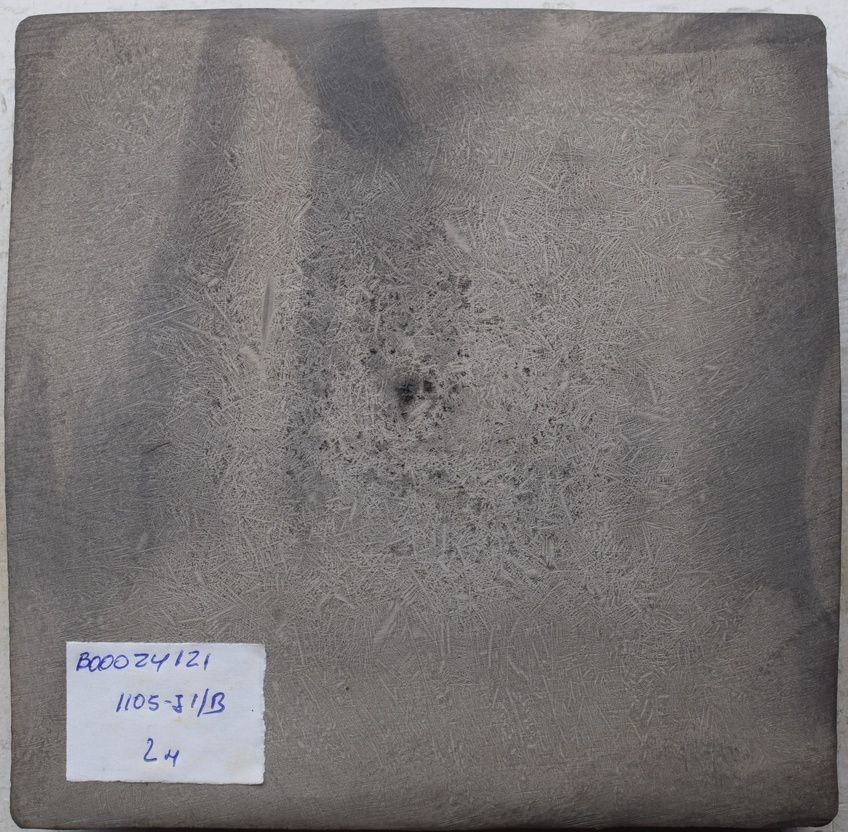
#> input picture imagenes_ultimos_reportess/lect1_1.JPG, 848 x 832 px, shrunk from 3112 x 3052 before the run; its folder holds only this picture in this run
$ python -i detector.py   (imports and definitions only)
#> lines starting #> are read from the running program, lines starting #| are printed output that depends on the picture; after the words box and inside, x2 and y2 are one past the last pixel; in counts of white or black regions, pixels touching at a corner belong together
#> further down, picture is the input picture: shape (832, 848, 3); mean B, G, R 116.5, 116.8, 120.1
### utils/utils.py
import cv2
import numpy as np

def order_points(pts):
    """
    Ordena los puntos [top-left, top-right, bottom-right, bottom-left]

    Args:
        pts: Array de puntos (4 puntos)

    Returns:
        rect: Puntos ordenados
    """
    # Inicializar rect ordenado
    rect = np.zeros((4, 2), dtype="float32")

    # La suma de coordenadas es mínima en top-left y máxima en bottom-right
    s = pts.sum(axis=1)
    rect[0] = pts[np.argmin(s)]
    rect[2] = pts[np.argmax(s)]

    # La diferencia es mínima en top-right y máxima en bottom-left
    diff = np.diff(pts, axis=1)
    rect[1] = pts[np.argmin(diff)]
    rect[3] = pts[np.argmax(diff)]

    # Retornar esquinas ordenadas
    return rect.astype(int)

# [226 lines left out: functions interpolate_point, interpolate_quadrilateral, get_mask_center, draw_arrow, find_extreme_points, safe_write_file and 1 more, not called in this run]

### common/detector.py
import cv2
import numpy as np
from utils.utils import order_points

def detect_palanquilla(image):
    """
    Detecta los vértices de la palanquilla en la imagen

    Args:
        image: Imagen de entrada (BGR)

    Returns:
        corners: Lista de esquinas [top-left, top-right, bottom-right, bottom-left]
        success: True si se detectó correctamente, False en caso contrario
        mask: Máscara de segmentación de la palanquilla
    """
    try:
        # Hacer una copia de la imagen
        img_copy = image.copy()

        # Convertir a escala de grises
        gray = cv2.cvtColor(img_copy, cv2.COLOR_BGR2GRAY)

        # Aplicar umbral para destacar la palanquilla del fondo
        # Podemos usar umbral adaptativo para manejar variaciones en iluminación
        thresh = cv2.adaptiveThreshold(gray, 255, cv2.ADAPTIVE_THRESH_GAUSSIAN_C,
                                      cv2.THRESH_BINARY_INV, 11, 2)
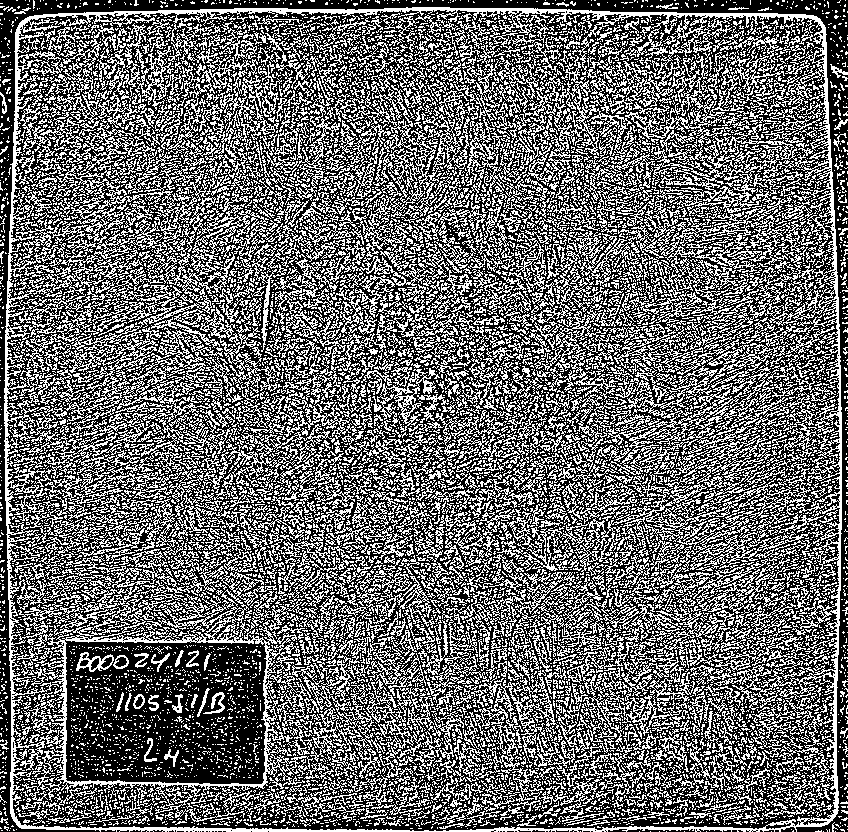
#> thresh: shape (832, 848); 40.8% white in thin lines or dots

        # También podemos probar con el método de Otsu que es bueno para imágenes bimodales
        _, thresh_otsu = cv2.threshold(gray, 0, 255, cv2.THRESH_BINARY_INV + cv2.THRESH_OTSU)
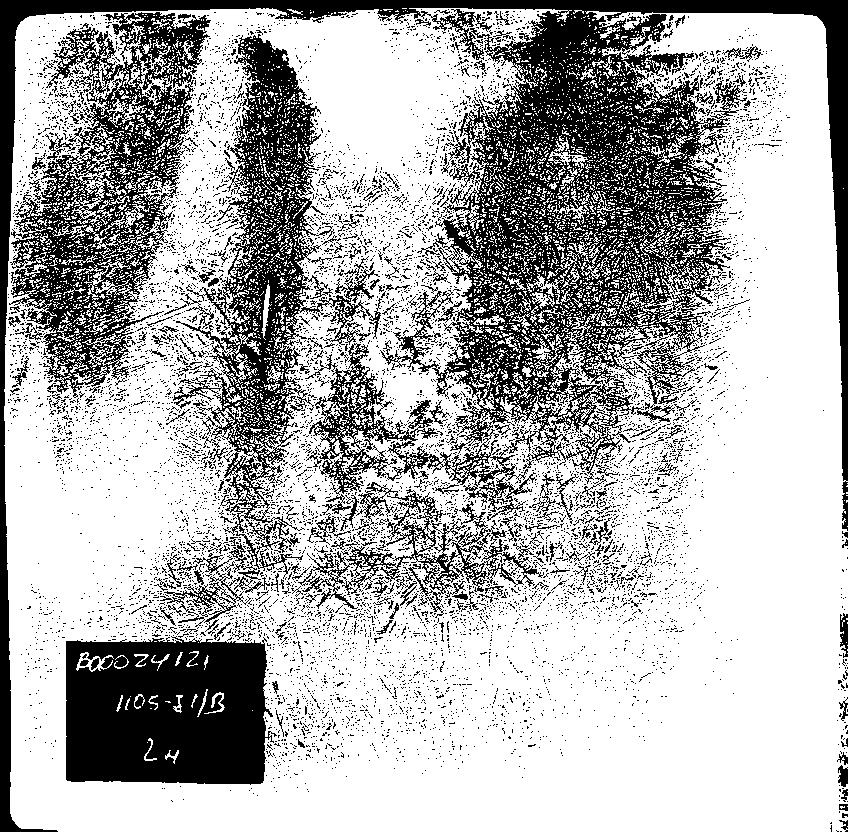
#> thresh_otsu: shape (832, 848); 69% white; 8818 black regions (8557 under 20 px), largest, box (x1, y1, x2, y2) and area: (0, 0, 848, 832) 97406, (9, 12, 211, 398) 27287, (66, 636, 277, 785) 26867

        # Combinar ambos métodos para mayor robustez
        thresh_combined = cv2.bitwise_or(thresh, thresh_otsu)
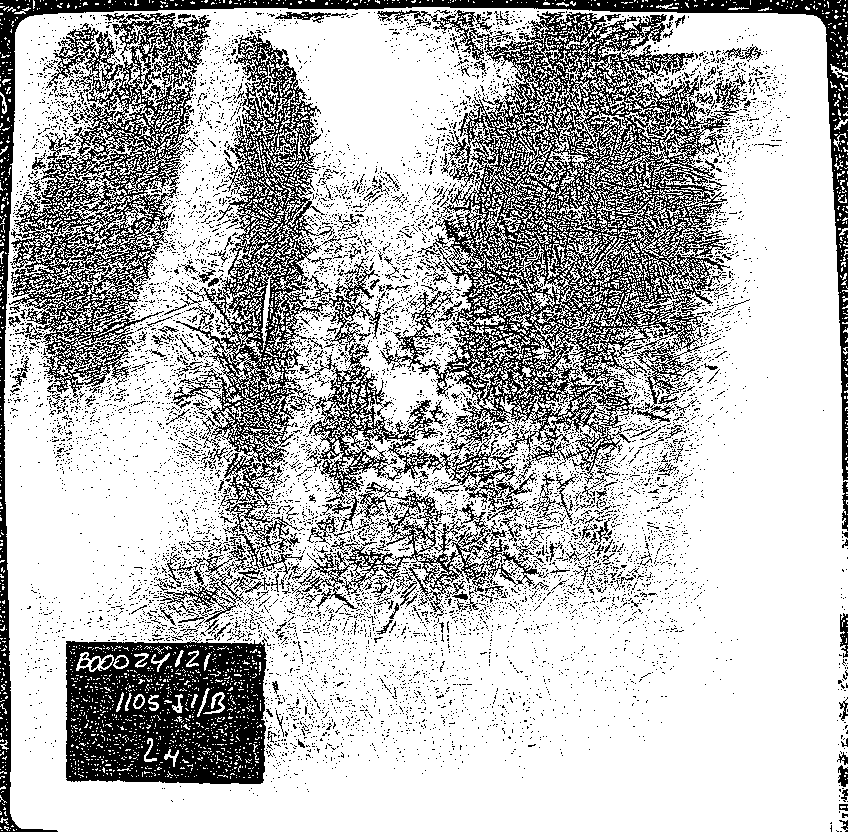
#> thresh_combined: shape (832, 848); 72.7% white; black in thin lines or dots

        # Operaciones morfológicas para limpiar la imagen
        kernel = np.ones((5, 5), np.uint8)
        thresh_cleaned = cv2.morphologyEx(thresh_combined, cv2.MORPH_CLOSE, kernel)
#> thresh_cleaned: shape (832, 848); 96.5% white; 211 black regions (12 under 20 px), largest, box (x1, y1, x2, y2) and area: (120, 710, 265, 784) 3314, (736, 0, 848, 66) 1558, (450, 0, 544, 9) 674
        thresh_cleaned = cv2.morphologyEx(thresh_cleaned, cv2.MORPH_OPEN, kernel)
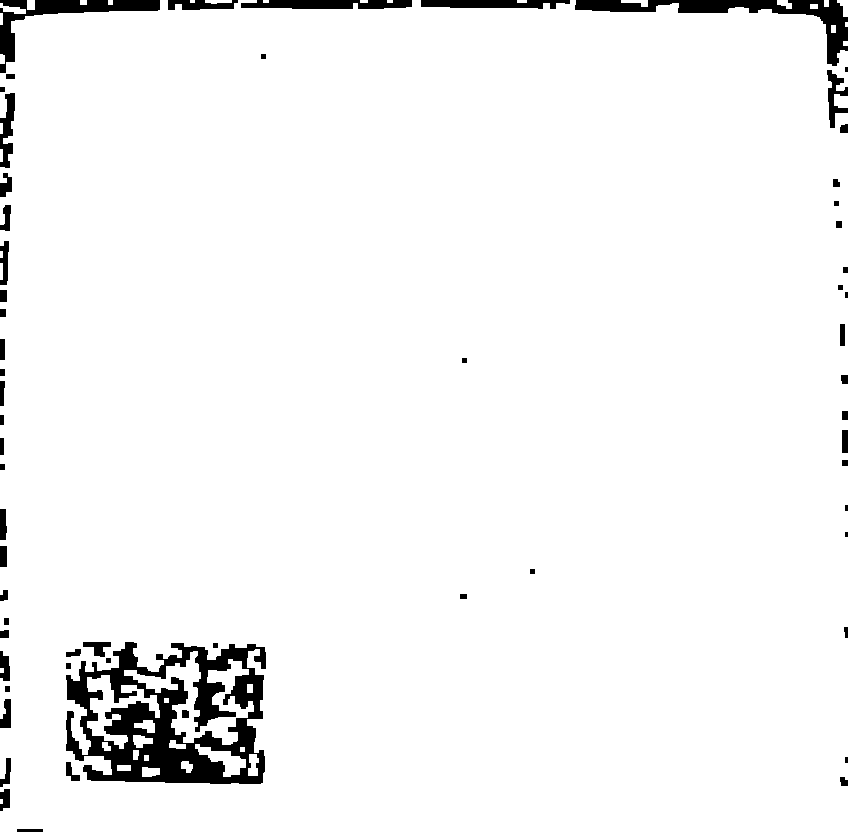
#> thresh_cleaned: shape (832, 848); 95.9% white; 61 black regions (5 under 20 px)

        # Encontrar contornos
        contours, _ = cv2.findContours(thresh_cleaned, cv2.RETR_EXTERNAL, cv2.CHAIN_APPROX_SIMPLE)
#> contours = 28 contours, 11 with area under 20; largest, box (x1, y1, x2, y2) and area: (0, 0, 848, 832) 688770, (834, 94, 848, 108) 146, (0, 3, 26, 14) 114, (837, 0, 848, 17) 86, (621, 0, 648, 7) 76

        # Si no hay contornos, probar con otro enfoque
        if not contours:
            # Probar con detección de bordes de Canny
            edges = cv2.Canny(gray, 50, 150)
            kernel = np.ones((3, 3), np.uint8)
            edges = cv2.dilate(edges, kernel, iterations=1)
            contours, _ = cv2.findContours(edges, cv2.RETR_EXTERNAL, cv2.CHAIN_APPROX_SIMPLE)

            # Actualizar la máscara a la obtenida con Canny
            thresh_cleaned = edges

        # Ordenar contornos por área
        contours = sorted(contours, key=cv2.contourArea, reverse=True)

        # Tomar el contorno más grande (debería ser la palanquilla)
        if contours:
            largest_contour = contours[0]
#> largest_contour = contour of 552 points, box (x1, y1, x2, y2) (0, 0, 848, 832), area 688770

            # Crear una máscara solo con el contorno principal
            palanquilla_mask = np.zeros_like(thresh_cleaned)
            cv2.drawContours(palanquilla_mask, [largest_contour], 0, 255, -1)
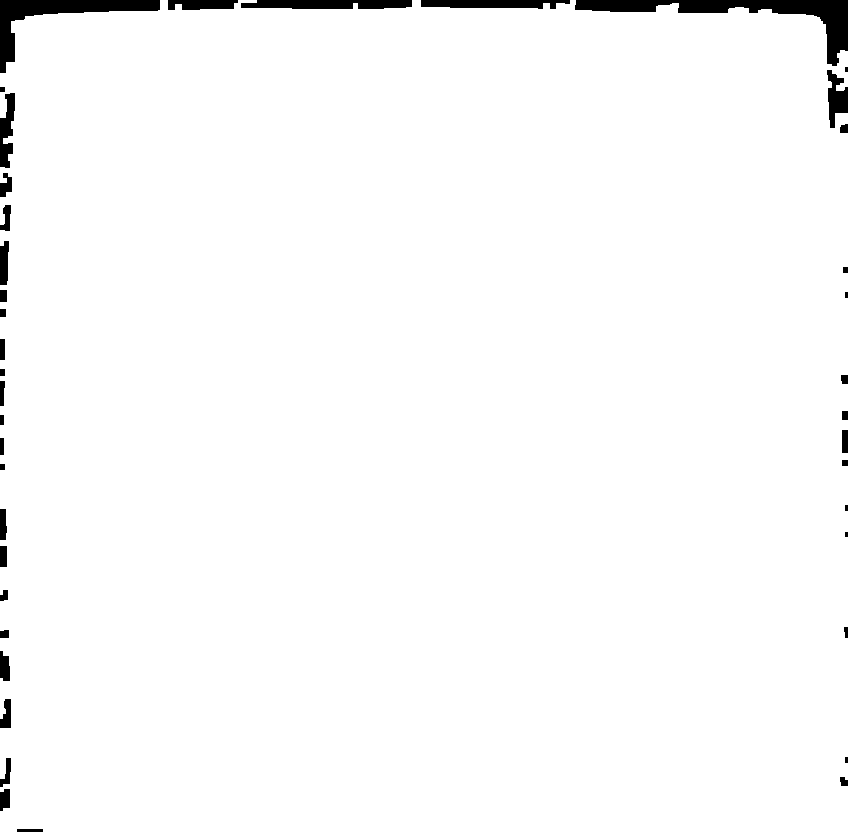
#> palanquilla_mask: shape (832, 848); 97.9% white; 41 black regions (5 under 20 px), largest, box (x1, y1, x2, y2) and area: (575, 0, 848, 66) 4142, (0, 0, 160, 73) 2833, (241, 0, 412, 9) 1376

            # Aproximar el contorno a un polígono
            epsilon = 0.02 * cv2.arcLength(largest_contour, True)
#> epsilon = 86.75
            approx = cv2.approxPolyDP(largest_contour, epsilon, True)
#> approx = [[11, 21], [0, 831], [847, 831], [819, 17]]

            # Si la aproximación tiene 4 puntos, asumimos que es un rectángulo
            if len(approx) == 4:
                corners = approx.reshape(4, 2)
#> corners = [[11, 21], [0, 831], [847, 831], [819, 17]]

                # Ordenar las esquinas [top-left, top-right, bottom-right, bottom-left]
                corners = order_points(corners)
#> in order_points, `s = pts.sum(axis=1)`: s = [32, 831, 1678, 836]
#> in order_points, `diff = np.diff(pts, axis=1)`: diff = [10, 831, -16, -802]
#> corners = [[11, 21], [819, 17], [847, 831], [0, 831]]
                return corners, True, palanquilla_mask

            # Si no se obtuvo un cuadrilátero, usar el rectángulo mínimo
            rect = cv2.minAreaRect(largest_contour)
            box = cv2.boxPoints(rect)
            box = np.array(box, dtype="int")

            # Ordenar las esquinas [top-left, top-right, bottom-right, bottom-left]
            corners = order_points(box)
            return corners, True, palanquilla_mask

        # Si todo falla, usar los bordes de la imagen
        h, w = image.shape[:2]
        corners = np.array([[0, 0], [w-1, 0], [w-1, h-1], [0, h-1]], dtype="int")
        return corners, False, None

    except Exception as e:
        print(f"Error en detect_palanquilla: {e}")
        # Retornar los bordes de la imagen
        h, w = image.shape[:2]
        corners = np.array([[0, 0], [w-1, 0], [w-1, h-1], [0, h-1]], dtype="int")
        return corners, False, None

# [100 lines left out: functions analizar_direccion_grieta_mask, analizar_direccion_grieta, not called in this run]

>>> import cv2
>>> picture = cv2.imread('../imagenes_ultimos_reportess/lect1_1.JPG')
>>> result = detect_palanquilla(picture)

$ run again, on imagenes_ultimos_reportess/lect1_2.JPG
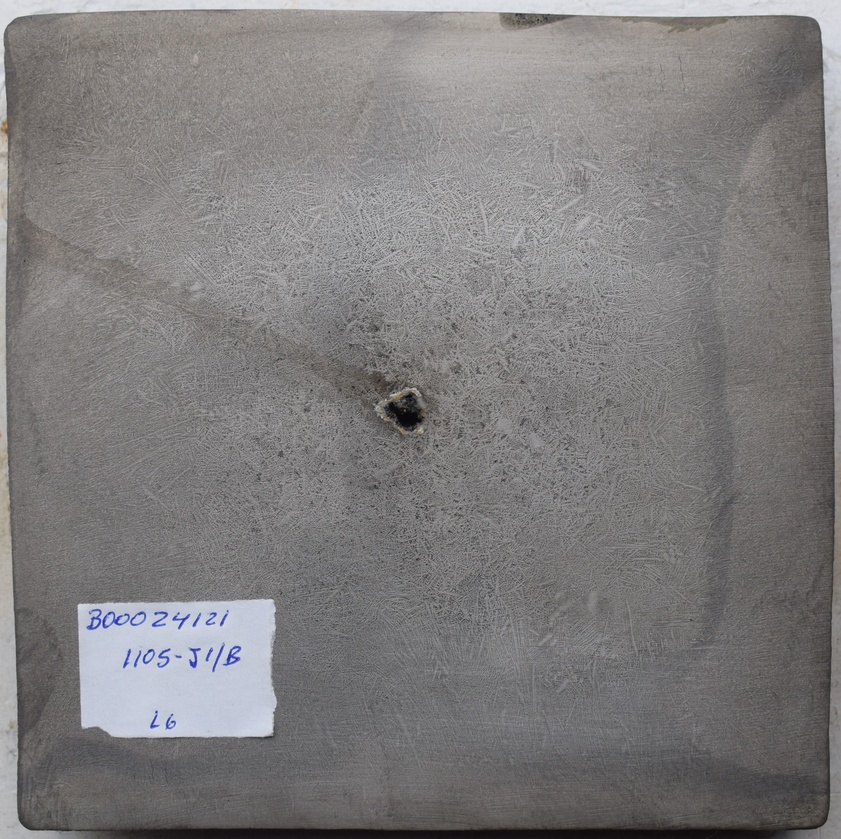
#> input picture imagenes_ultimos_reportess/lect1_2.JPG, 841 x 839 px, shrunk from 3258 x 3248 before the run
#> picture is the input picture: shape (839, 841, 3); mean B, G, R 125.6, 125.2, 127.4
#> in detect_palanquilla, `thresh = cv2.adaptiveThreshold(gray, 255, cv2.ADAPTIVE_THRESH_GAUSSIAN..`:
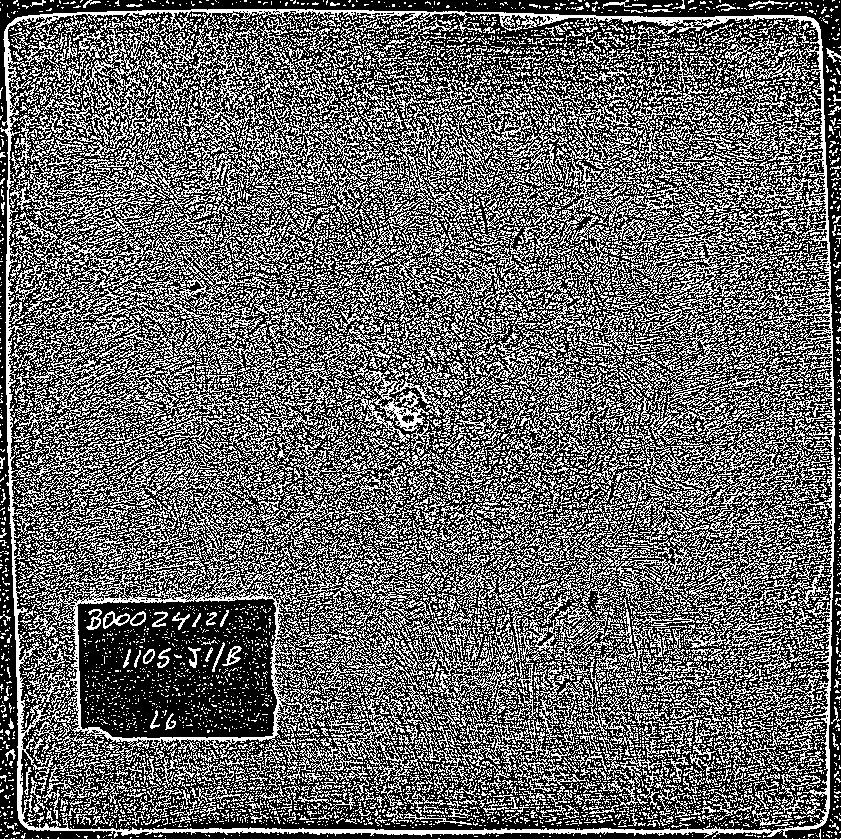
#> thresh: shape (839, 841); 39.9% white in thin lines or dots
#> thresh_otsu: shape (839, 841); 65.4% white; 8707 black regions (8486 under 20 px), largest, box (x1, y1, x2, y2) and area: (0, 0, 841, 839) 179286, (77, 597, 277, 738) 24995, (26, 268, 196, 391) 4874
#> thresh_combined: shape (839, 841); 72.6% white; black in thin lines or dots
#> contours = 27 contours, 11 with area under 20; largest, box (x1, y1, x2, y2) and area: (0, 0, 841, 839) 684892, (749, 0, 796, 9) 262, (652, 0, 691, 12) 204, (831, 70, 841, 93) 140, (821, 7, 832, 21) 110
#> largest_contour = contour of 602 points, box (x1, y1, x2, y2) (0, 0, 841, 839), area 684892
#> in detect_palanquilla, `cv2.drawContours(palanquilla_mask, [largest_contour], 0, 255, -1)`:
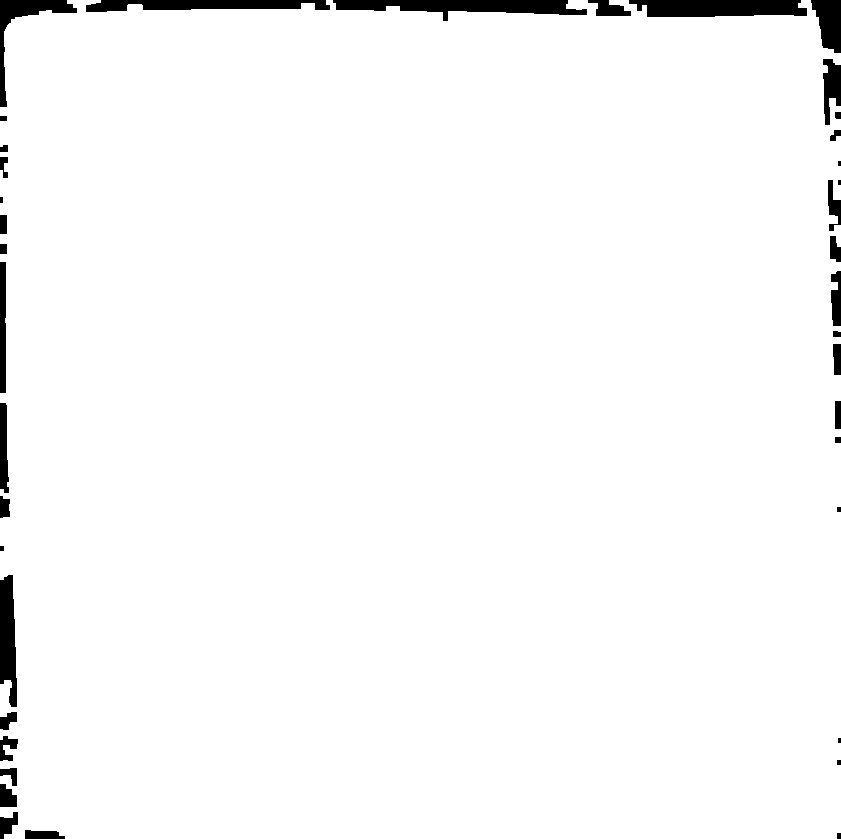
#> palanquilla_mask: shape (839, 841); 97.4% white; 39 black regions (4 under 20 px), largest, box (x1, y1, x2, y2) and area: (333, 0, 587, 21) 2823, (629, 0, 807, 17) 2637, (86, 0, 330, 12) 2120
#> epsilon = 91.45
#> approx = [[11, 19], [4, 838], [836, 838], [810, 0]]
#> s = [30, 842, 1674, 810]
#> diff = [8, 834, 2, -810]
#> in detect_palanquilla, `corners = order_points(corners)`: corners = [[11, 19], [810, 0], [836, 838], [4, 838]]
